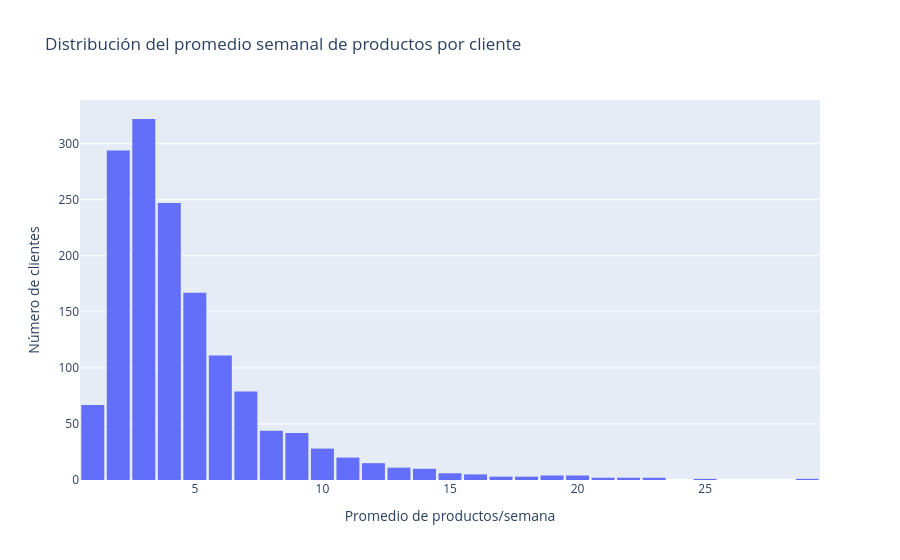

Notebook source saved alongside this figure:
### Markdown cell above
Como son muchos clientes, haremos un histograma con plotly para visualizar la distribución de la cantidad de productos por semana.

### Code cell
import plotly.express as px

fig = px.histogram(
    promedio_items_cliente,
    x="Promedio Items por semana (target=1)",
    nbins=30,  
    title="Distribución del promedio semanal de productos por cliente",
    labels={"promedio_productos_semana": "Promedio de productos comprados por semana"}
)

fig.update_layout(
    bargap=0.1,
    xaxis_title="Promedio de productos/semana",
    yaxis_title="Número de clientes"
)

fig.show()

### Figure 1 — Plotly figure (JSON) as saved in the notebook; plotly's stock layout.template omitted (floating-point values rounded to 4 significant figures; data arrays with more than 128 entries replaced by an {"elided": "..."} marker saying what was removed)
{"data": [{"bingroup": "x", "hovertemplate": "Promedio Items por semana (target=1)=%{x}<br>count=%{y}<extra></extra>", "legendgroup": "", "marker": {"color": "#636efa", "pattern": {"shape": ""}}, "name": "", "nbinsx": 30, "orientation": "v", "showlegend": false, "type": "histogram", "x": {"elided": "1490 float values"}, "xaxis": "x", "yaxis": "y"}], "layout": {"bargap": 0.1, "barmode": "relative", "legend": {"tracegroupgap": 0}, "title": {"text": "Distribución del promedio semanal de productos por cliente"}, "xaxis": {"anchor": "y", "domain": [0, 1], "title": {"text": "Promedio de productos/semana"}}, "yaxis": {"anchor": "x", "domain": [0, 1], "title": {"text": "Número de clientes"}}}}
